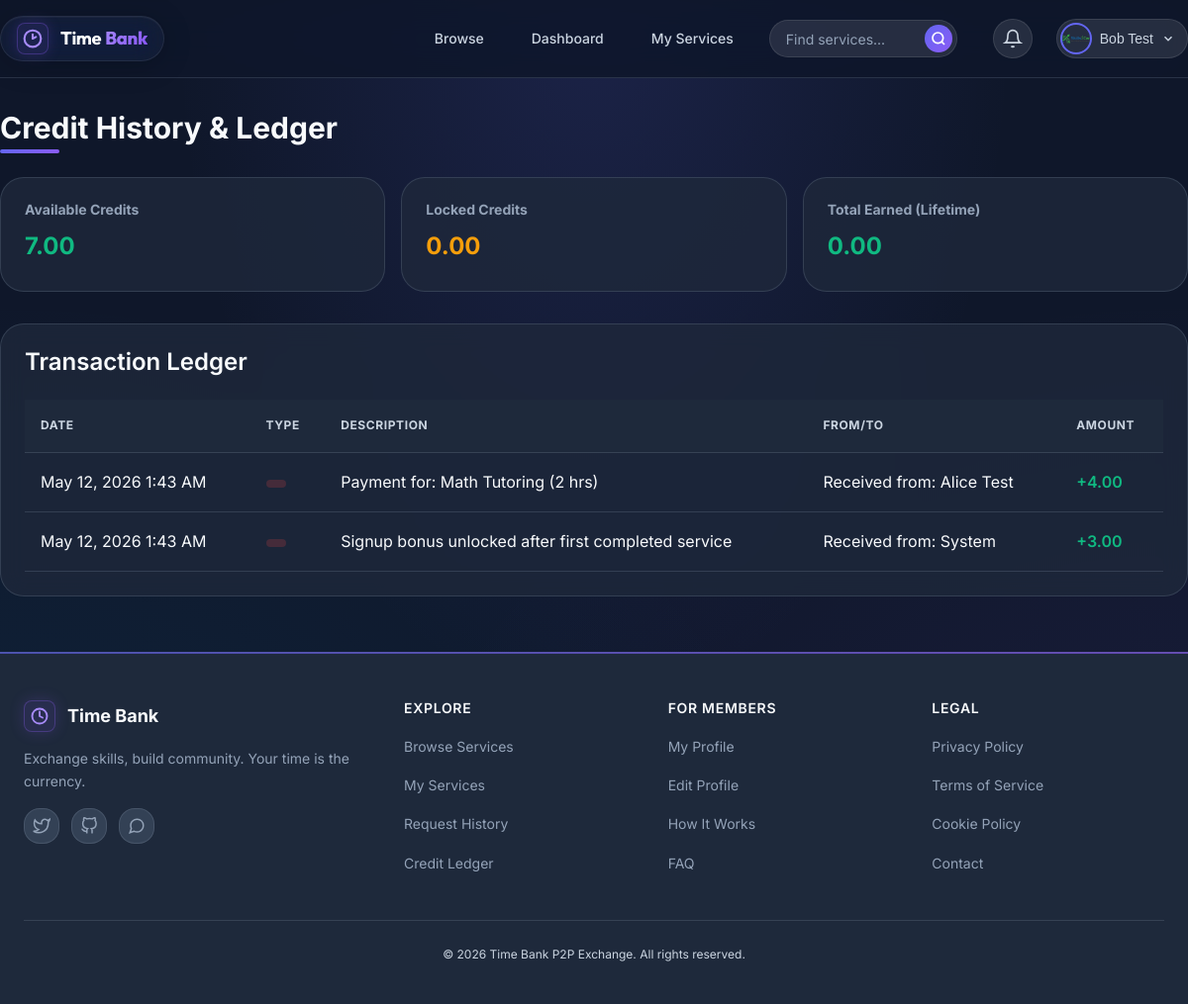
Screenshot of /pages/credits/history.php (signed in) with the database file from the repository.
### tables this page shows
CREATE TABLE `users` (
  `id` int(11) NOT NULL,
  `name` varchar(100) NOT NULL,
  `email` varchar(150) NOT NULL,
  `password` varchar(255) NOT NULL,
  `role` enum('user','provider','admin') DEFAULT 'user',
  `profile_image` varchar(255) DEFAULT 'default-avatar.png',
  `bio` text DEFAULT NULL,
  `skills` text DEFAULT NULL,
  `availability` text DEFAULT NULL,
  `locked_credits` decimal(10,2) DEFAULT 3.00,
  `available_credits` decimal(10,2) DEFAULT 0.00,
  `created_at` timestamp NOT NULL DEFAULT current_timestamp(),
  `updated_at` timestamp NOT NULL DEFAULT current_timestamp() ON UPDATE current_timestamp()
);

CREATE TABLE `transactions` (
  `id` int(11) NOT NULL,
  `from_user_id` int(11) DEFAULT NULL,
  `to_user_id` int(11) DEFAULT NULL,
  `service_request_id` int(11) DEFAULT NULL,
  `credits_amount` decimal(10,2) NOT NULL,
  `transaction_type` enum('earn','spend','bonus','refund','adjustment') NOT NULL,
  `description` text DEFAULT NULL,
  `created_at` timestamp NOT NULL DEFAULT current_timestamp()
);

### config/functions.php (called while the page is built, shortened)
<?php
function getCurrentUserId() {
    return $_SESSION['user_id'] ?? null;
}
function formatCredits($amount) {
    return number_format($amount, 2);
}
function formatDate($date_string) {
    return date('M d, Y g:i A', strtotime($date_string));
}
?>

### config/credit_engine.php (called while the page is built, shortened)
<?php
function getTransactionHistory($pdo, $user_id, $limit = 50, $offset = 0) {
    $sql = "
        SELECT t.id, t.credits_amount, t.transaction_type, t.description, t.created_at,
               u_from.name as from_name, u_to.name as to_name,
               sr.service_id
        FROM transactions t
        LEFT JOIN users u_from ON t.from_user_id = u_from.id
        LEFT JOIN users u_to ON t.to_user_id = u_to.id
        LEFT JOIN service_requests sr ON t.service_request_id = sr.id
        WHERE t.from_user_id = ? OR t.to_user_id = ?
        ORDER BY t.created_at DESC
        LIMIT ? OFFSET ?
    ";
    $stmt = $pdo->prepare($sql);
    $stmt->execute([$user_id, $user_id, $limit, $offset]);
    return $stmt->fetchAll();
}
?>

### pages/credits/history.php (the view, shortened to what this page needs)
<?php
require_once __DIR__ . '/../../config/db.php';
require_once __DIR__ . '/../../config/functions.php';
require_once __DIR__ . '/../../config/credit_engine.php';
$pdo = getDatabaseConnection();
$user_id = getCurrentUserId();
$page = max(1, (int)($_GET['page'] ?? 1));
$limit = 20;
$offset = ($page - 1) * $limit;
$transactions = getTransactionHistory($pdo, $user_id, $limit, $offset);
$stmt = $pdo->prepare("SELECT available_credits, locked_credits FROM users WHERE id = ?");
$stmt->execute([$user_id]);
$balances = $stmt->fetch();
include __DIR__ . '/../../includes/header.php';
?>
<div class="container" style="padding: var(--spacing-xl) 0;">
    <h2 style="margin-bottom: var(--spacing-xl);">Credit History & Ledger</h2>
    <div class="balance-summary">
        <div class="summary-card">
            <h4>Available Credits</h4>
            <div class="value text-success"><?php echo formatCredits($balances['available_credits']); ?></div>
        </div>
        <div class="summary-card">
            <h4>Locked Credits</h4>
            <div class="value text-warning"><?php echo formatCredits($balances['locked_credits']); ?></div>
        </div>
        <div class="summary-card">
            <h4>Total Earned (Lifetime)</h4>
            <div class="value text-success">
                <?php
                $stmt = $pdo->prepare("SELECT COALESCE(SUM(credits_amount),0) as total FROM transactions WHERE to_user_id = ? AND transaction_type IN ('transfer','bonus_unlock')");
                $stmt->execute([$user_id]);
                echo formatCredits($stmt->fetchColumn());
                ?>
            </div>
        </div>
    </div>
    <div class="card" style="overflow-x: auto;">
        <h3 style="margin-bottom: var(--spacing-md);">Transaction Ledger</h3>
        <?php if (empty($transactions)): ?>
            <p class="text-muted" style="padding: var(--spacing-xl); text-align: center;">No transactions recorded yet.</p>
        <?php else: ?>
            <table class="ledger-table">
                <thead>
                    <tr>
                        <th>Date</th>
                        <th>Type</th>
                        <th>Description</th>
                        <th>From/To</th>
                        <th>Amount</th>
                    </tr>
                </thead>
                <tbody>
    <?php foreach ($transactions as $tx):
        $from_id = $tx['from_user_id'] ?? null;
        $is_sender = ($from_id == $user_id);
    ?>
        <tr>
            <td><?php echo formatDate($tx['created_at']); ?></td>
            <td>
                <span class="service-status status-<?php
                    echo $tx['transaction_type'] === 'transfer' ? 'available' :
                    ($tx['transaction_type'] === 'bonus_unlock' ? 'busy' : 'unavailable');
                ?>">
                </span>
            </td>
            <td><?php echo htmlspecialchars($tx['description'] ?: '-'); ?></td>
            <td>
                <?php if ($is_sender): ?>
                    Sent to: <?php echo htmlspecialchars($tx['to_name'] ?? 'Unknown'); ?>
                <?php else: ?>
                    Received from: <?php echo htmlspecialchars($tx['from_name'] ?? 'System'); ?>
                <?php endif; ?>
            </td>
            <td class="<?php echo $is_sender ? 'credit-negative' : 'credit-positive'; ?>">
                <?php echo ($is_sender ? '-' : '+') . formatCredits($tx['credits_amount']); ?>
            </td>
        </tr>
    <?php endforeach; ?>
</tbody>
            </table>
        <?php endif; ?>
    </div>
</div>
<?php include __DIR__ . '/../../includes/footer.php'; ?>

### rows the page displays
users: available_credits "7.00", locked_credits "0.00"
transactions: created_at "May 12, 2026 1:43 AM", description "Payment for: Math Tutoring (2 hrs)", from_user.name "Alice Test", credits_amount "4.00"
transactions: created_at "May 12, 2026 1:43 AM", description "Signup bonus unlocked after first completed service", from_name "System", credits_amount "3.00"

### other values shown
$_SESSION['name'] "Bob Test"
formatCredits($stmt->fetchColumn()) "0.00"
APP_NAME "Time Bank P2P Exchange"
